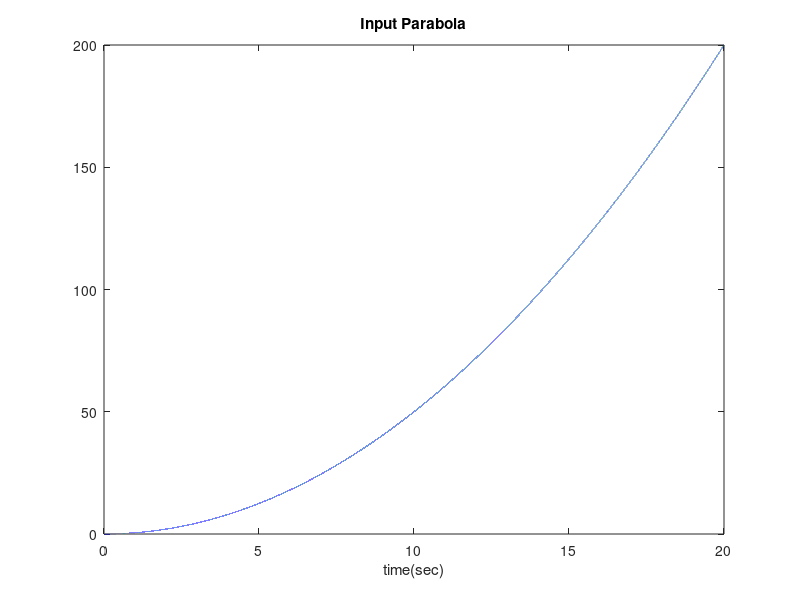
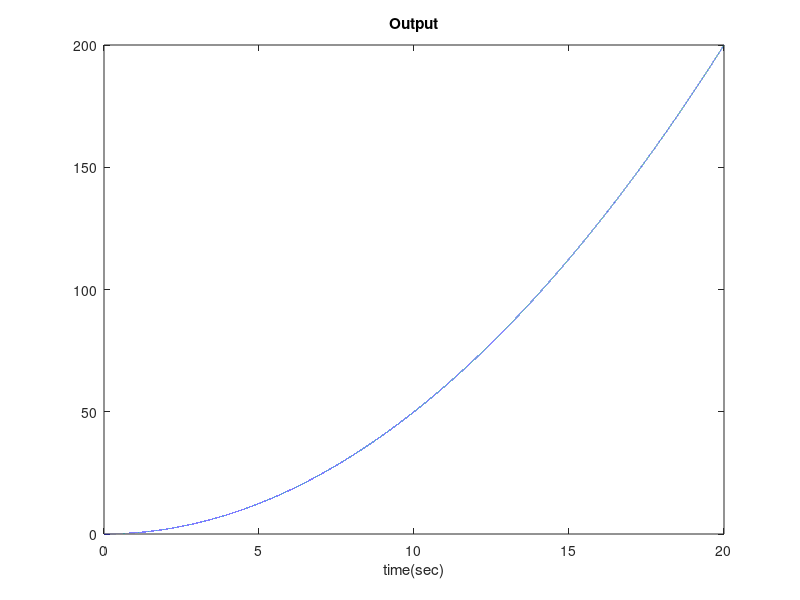
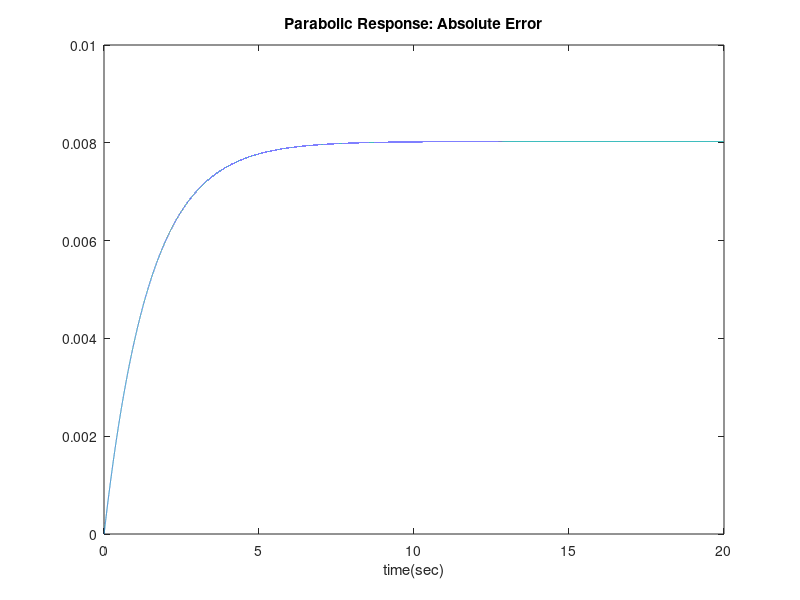
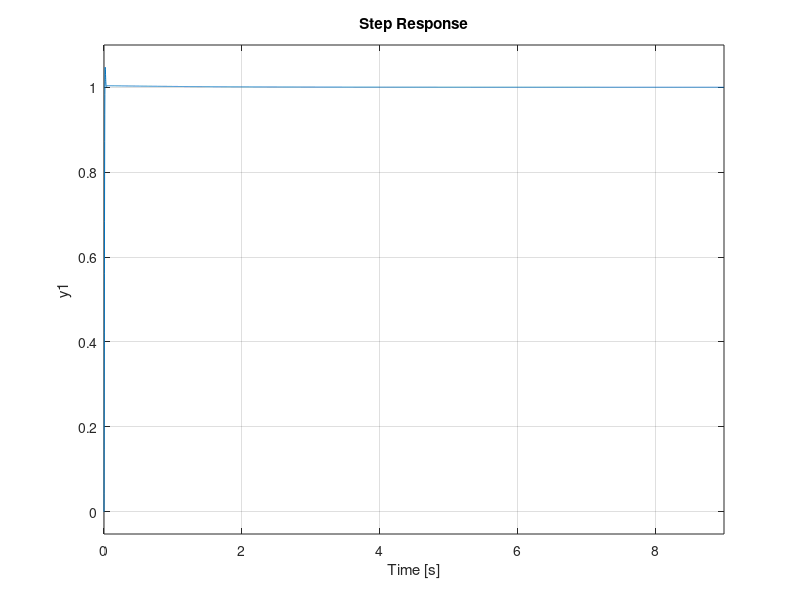

Write the MATLAB code that produced these figures, in order. (Note: this script raises an error after producing the figures.)
%PI Controller
%Meros B

close all;
clear all;

kp = 14.5;
ki = 10;

%(4500kp*s+4500ki)/(s^3 + 361.2*s^2 + 4500kp*s+4500ki)
nom_1 = 4500*kp;
nom_2 = 4500*ki;
denom_1 = 1;
denom_2 = 361.2;
denom_3 = nom_1;
denom_4 = nom_2;

sys = tf([nom_1 nom_2], [denom_1 denom_2 denom_3 denom_4]);
t = linspace(0,20,100000); 
R = ones( size(t) ) .* (t >= 0) ;
R = ((t.^2)./2).*R;
%plot(t,y);
%R = ((t.^2)./2).*heaviside(t);
figure(1);
plot(t,R);
title('Input Parabola');
xlabel('time(sec)');
Y = lsim(sys,R,t);
error = abs(Y' - R); 
figure(2);
plot(t,Y);
title('Output');
xlabel('time(sec)');
figure(3);
plot(t, error);
%debugging for error
title('Parabolic Response: Absolute Error');
xlabel('time(sec)');
assert(all(error<0.2),'Large error')
figure(4);
step(sys);
stepinfo(sys)